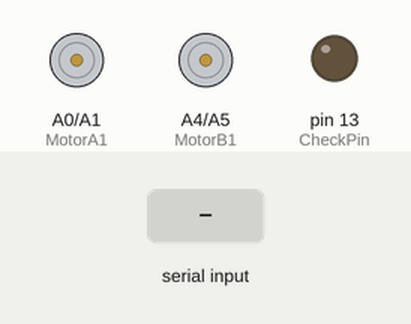
This sketch was run on a simulated Arduino Uno, built with avr-gcc and run on an emulated ATmega328P. Shown: motor-driver pin pairs drawn as motors (green arrow = first pin HIGH = forward, orange = second pin HIGH = backward, longer = more drive, scaled by the enable pin), output pins drawn as LEDs (lit = HIGH). The test bench sets the inputs (shaded band). What the sketch prints to the serial monitor is not drawn.

Above: at 1.2 s.
1.3 s: "1" received over the second serial link
At 2.5 s:
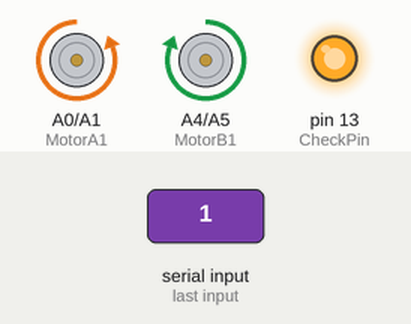
2.8 s: "2" received over the second serial link
At 3.7 s:
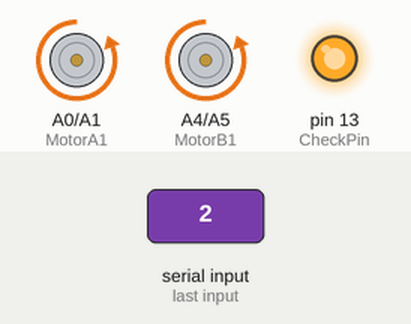
4.3 s: "3" received over the second serial link
At 4.8 s:
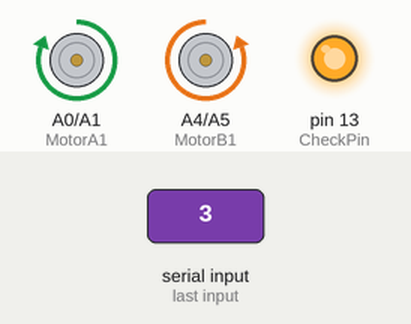
5.8 s: "4" received over the second serial link
At 7.0 s:
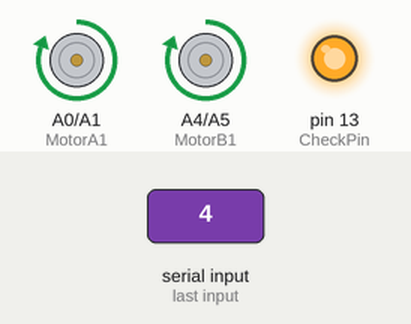
7.3 s: "5" received over the second serial link
At 8.3 s:
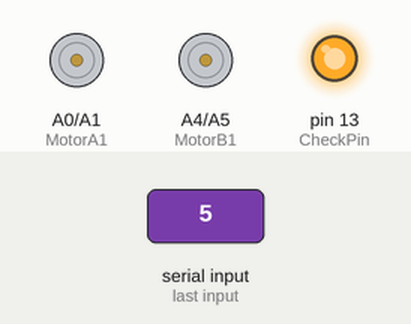
Timing chart, 0 to 9.8 s (numbered marks = the images above; inputs shaded):
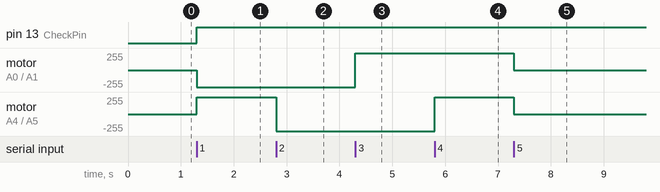

Measured:
- after the input at 1.3 s, pin 13 (CheckPin): LOW → HIGH at once; motor on A0 (MotorA1) / A1 (MotorA2): stopped → backward 255/255 at once; motor on A4 (MotorB1) / A5 (MotorB2): stopped → forward 255/255 at once
- after the input at 2.8 s, motor on A4 (MotorB1) / A5 (MotorB2): forward 255/255 → backward 255/255 at once
- after the input at 4.3 s, motor on A0 (MotorA1) / A1 (MotorA2): backward 255/255 → forward 255/255 at once
- after the input at 5.8 s, motor on A4 (MotorB1) / A5 (MotorB2): backward 255/255 → forward 255/255 at once
- after the input at 7.3 s, motor on A0 (MotorA1) / A1 (MotorA2), motor on A4 (MotorB1) / A5 (MotorB2): forward 255/255 → stopped at once

The sketch:

sketch_may26a.ino
```cpp
#define EnA 7
#define EnB 8
#define txPin 9
#define rxPin 10
#define CheckPin 13
#define MotorA1 A0
#define MotorA2 A1
#define MotorB1 A4
#define MotorB2 A5

#include <SoftwareSerial.h>
#include <LiquidCrystal.h>

// initialize the library with the numbers of the interface pins

SoftwareSerial mySerial(rxPin, txPin);
char ch;
char dir;
 void setup() {
  pinMode(MotorA1,OUTPUT);
  pinMode(MotorA2,OUTPUT);

  pinMode(MotorB1,OUTPUT);
  pinMode(MotorB2,OUTPUT);
  pinMode(EnA,OUTPUT);
  pinMode(EnB,OUTPUT);
  pinMode(CheckPin,OUTPUT);

  Serial.begin(9600);
  Serial.println("Goodnight moon!");

  mySerial.begin(9600);
  mySerial.println("Hello, world?");
}

void loop()
{

  if(mySerial.available())
  {

  dir=mySerial.read();


  switch(dir)
  {
    case '1': forward(); digitalWrite(CheckPin,HIGH);delay(100); break;
    case '2': left(); digitalWrite(CheckPin,HIGH); delay(100); break;
    case '3': back(); digitalWrite(CheckPin,HIGH); delay(100); break;
    case '4': right();digitalWrite(CheckPin,HIGH); delay(100); break;
    case '5': noMove();digitalWrite(CheckPin,HIGH); delay(100);break;
    digitalWrite(CheckPin,LOW);
  }

 }

}
void forward()
{
digitalWrite(EnA,HIGH);
digitalWrite(EnB,HIGH);
digitalWrite(MotorA2,HIGH);
digitalWrite(MotorB1,HIGH);
digitalWrite(MotorA1,LOW);
digitalWrite(MotorB2,LOW);
}
void right()
{
digitalWrite(EnA,HIGH);
digitalWrite(EnB,HIGH);
digitalWrite(MotorA2,LOW);
digitalWrite(MotorB1,HIGH);
digitalWrite(MotorA1,HIGH);
digitalWrite(MotorB2,LOW);
}
void left()
{
digitalWrite(EnA,HIGH);
digitalWrite(EnB,HIGH);
digitalWrite(MotorB1,LOW);
digitalWrite(MotorA2,HIGH);
digitalWrite(MotorB2,HIGH);
digitalWrite(MotorA1,LOW);
}
void back()
{
digitalWrite(EnA,HIGH);
digitalWrite(EnB,HIGH);
digitalWrite(MotorA2,LOW);
digitalWrite(MotorB1,LOW);
digitalWrite(MotorA1,HIGH);
digitalWrite(MotorB2,HIGH);
}
void noMove()
{
  digitalWrite(EnA,LOW);
  digitalWrite(EnB,LOW);


  }
```
